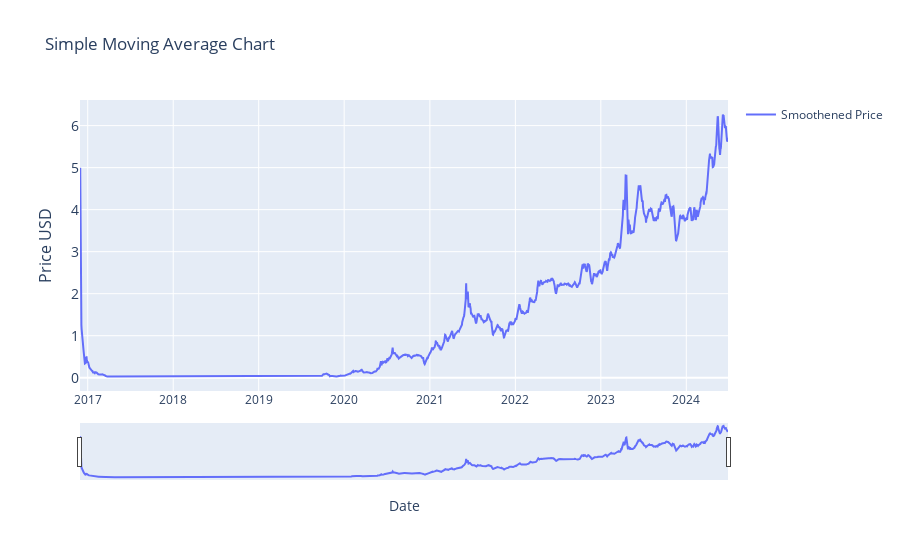

Notebook source saved alongside this figure:
### Markdown cell above
### Moving Averages (2)

### Code cell
# # SIMPLE Moving Average (SMA)                            
#  | Part of Moving Averages (2) block


import plotly.graph_objects as go
import pandas as pd
from ipywidgets import interact, DatePicker
import numpy as np

# renames current item to df
df = current_item

# calculates the 7-day moving average. 
# change window = to change period for average.
df['smoothened_price'] = df['price_usd'].rolling(window=2).mean()

# Function to update the graph based on the selected date range
def update_graph(start_date, end_date):
    # Filtering the data based on the date range
    mask = (df.index >= pd.to_datetime(start_date)) & (df.index <= pd.to_datetime(end_date))
    filtered_data = df.loc[mask]

    # Creating the plot
    fig = go.Figure()
    fig.add_trace(go.Scatter(x=filtered_data.index, y=filtered_data['smoothened_price'], mode='lines', name='Smoothened Price'))

    # Formatting
    fig.update_layout(
        title='Simple Moving Average Chart',
        xaxis_title='Date',
        yaxis_title='Price USD',
        yaxis=dict(
            title='Price USD',
            titlefont_size=16,
            tickfont_size=14,
        ),
        xaxis=dict(  # Added lines for range slider
            rangeslider=dict(
                visible=True
            ),
            type="date"
        ),
        showlegend=True

        )

    fig.show()


# Creating interactive widgets for date selection
start_date_picker = DatePicker(description='Start Date', value=START_DATE)
end_date_picker = DatePicker(description='End Date', value=END_DATE)

# Display the interactive widget
interact(update_graph, start_date=start_date_picker, end_date=end_date_picker)

### Figure 1 — Plotly figure (JSON) as saved in the notebook; plotly's stock layout.template omitted (floating-point values rounded to 4 significant figures; data arrays with more than 128 entries replaced by an {"elided": "..."} marker saying what was removed)
{"data": [{"mode": "lines", "name": "Smoothened Price", "type": "scatter", "x": {"elided": "2768 str values"}, "y": {"elided": "2768 float values"}}], "layout": {"showlegend": true, "title": {"text": "Simple Moving Average Chart"}, "xaxis": {"rangeslider": {"visible": true}, "title": {"text": "Date"}, "type": "date"}, "yaxis": {"tickfont": {"size": 14}, "title": {"font": {"size": 16}, "text": "Price USD"}}}}
